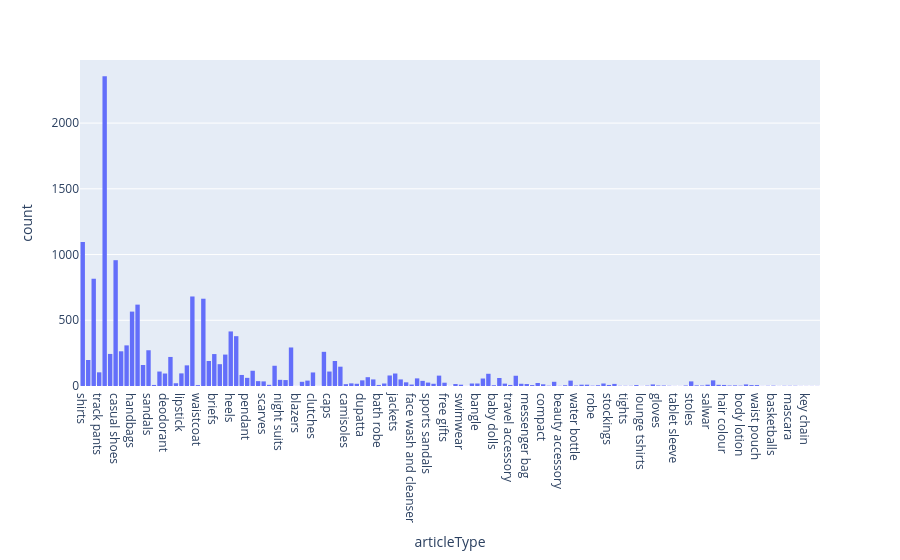

Write notebook code for a chart like this one.
### Code cell
#plot the distribution of article types
fig = px.histogram(df, x="articleType")
fig.show()

### Figure 1 — Plotly figure (JSON) as saved in the notebook; plotly's stock layout.template omitted (floating-point values rounded to 4 significant figures; data arrays with more than 128 entries replaced by an {"elided": "..."} marker saying what was removed)
{"data": [{"alignmentgroup": "True", "bingroup": "x", "hovertemplate": "articleType=%{x}<br>count=%{y}<extra></extra>", "legendgroup": "", "marker": {"color": "#636efa", "pattern": {"shape": ""}}, "name": "", "offsetgroup": "", "orientation": "v", "showlegend": false, "type": "histogram", "x": {"elided": "15000 str values"}, "xaxis": "x", "yaxis": "y"}], "layout": {"barmode": "relative", "legend": {"tracegroupgap": 0}, "margin": {"t": 60}, "xaxis": {"anchor": "y", "domain": [0, 1], "title": {"text": "articleType"}}, "yaxis": {"anchor": "x", "domain": [0, 1], "title": {"text": "count"}}}}
